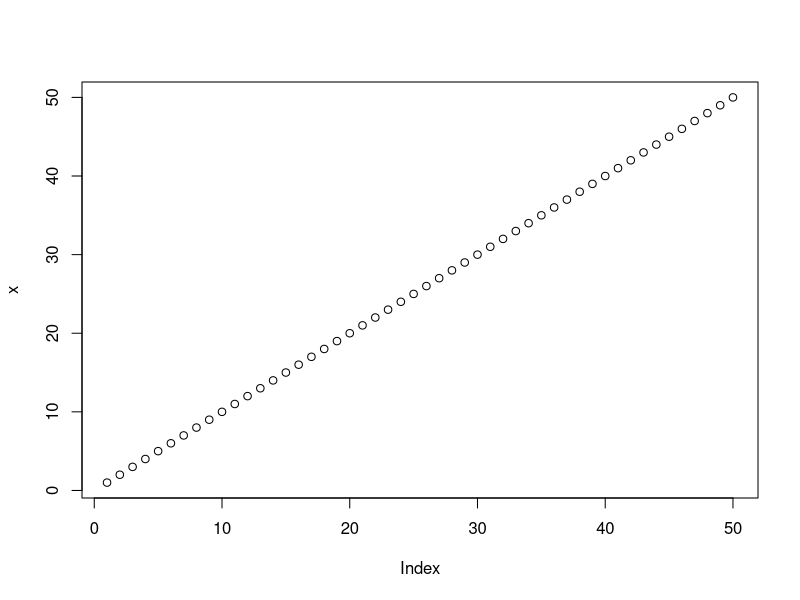
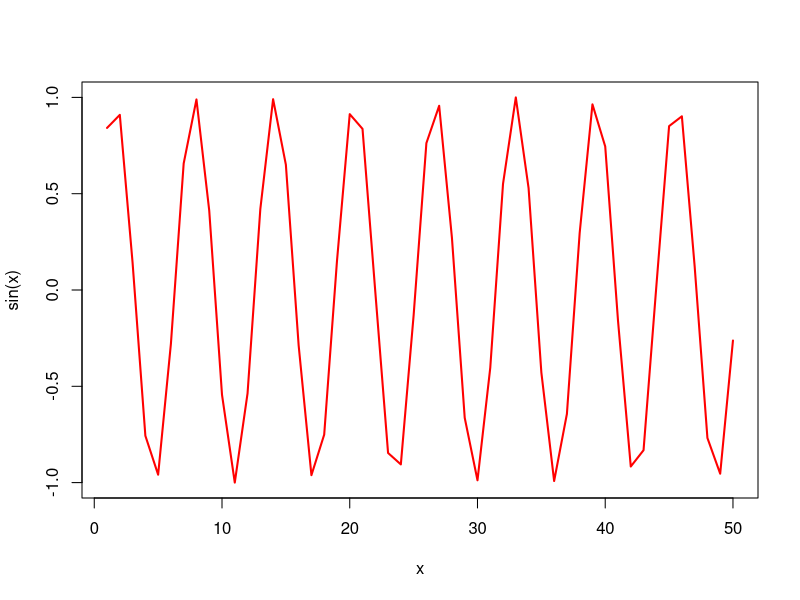

Write the R code that produced these figures, in order.
#' ---
#' title: "Lab 04"
#' author: "Aarav Prasad"
#' ---




x <- 1:50
plot(x)
plot(x,sin(x),typ="l", col= "red", lwd= 2)
